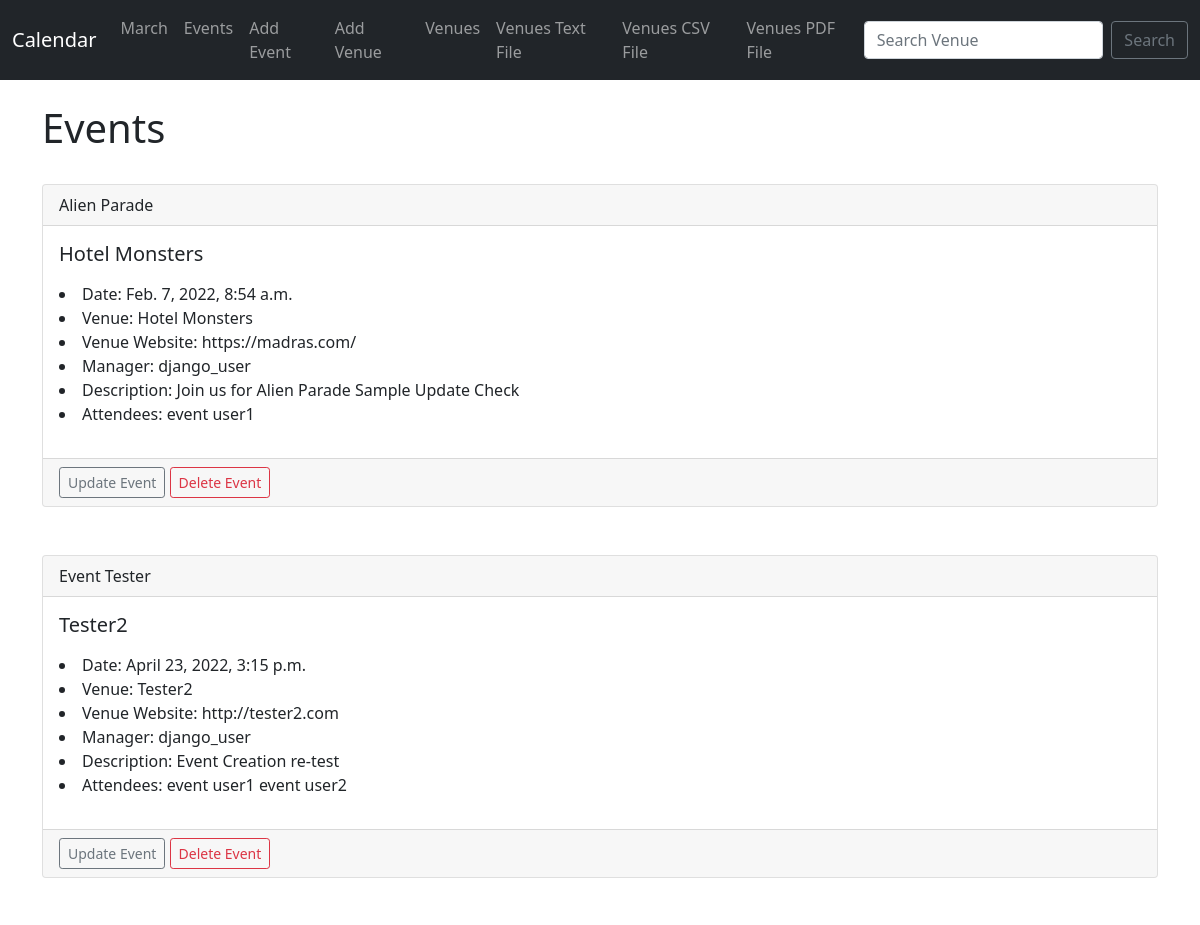
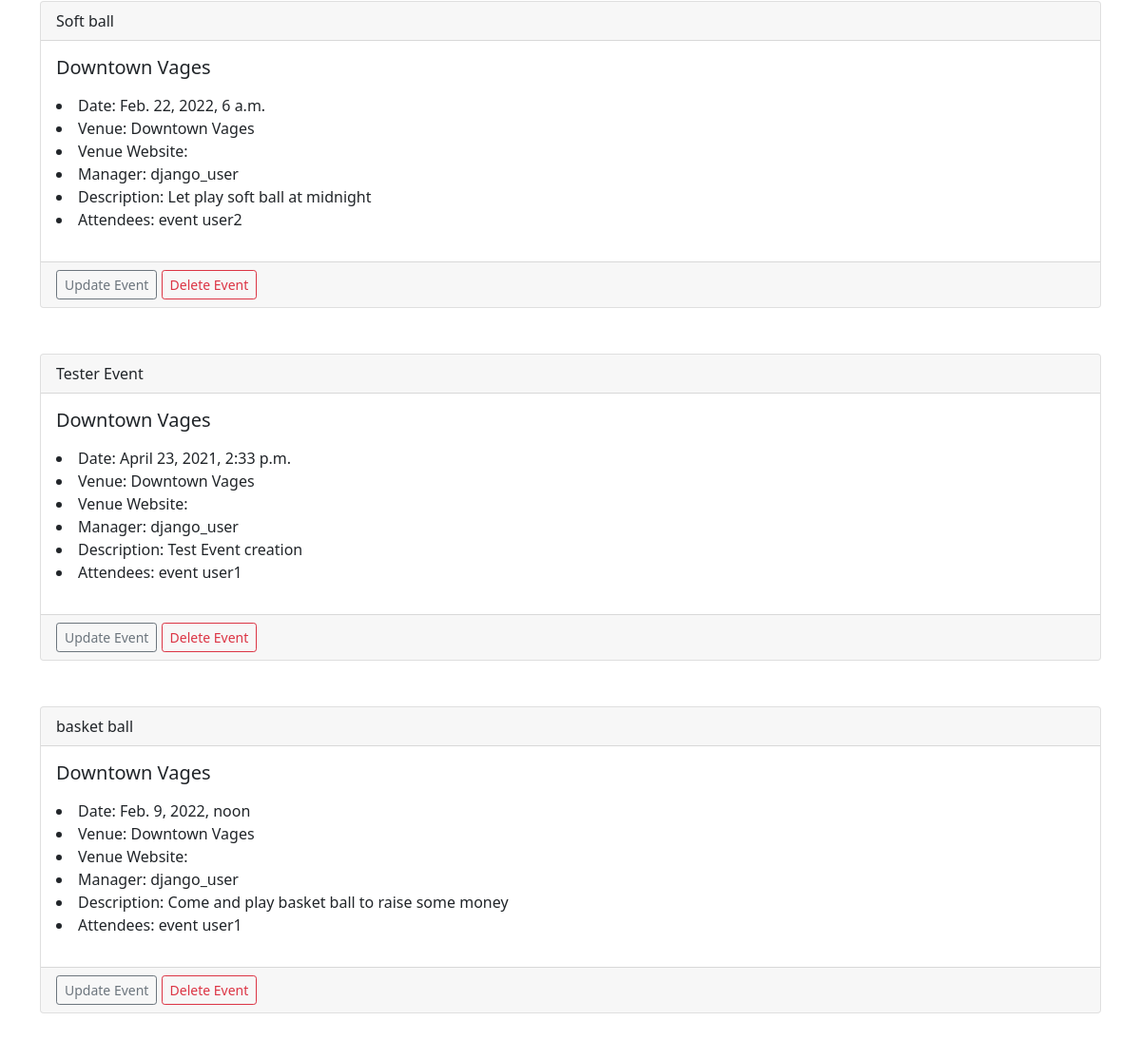
The page /events on the database as committed earlier (2 pictures, top to bottom).
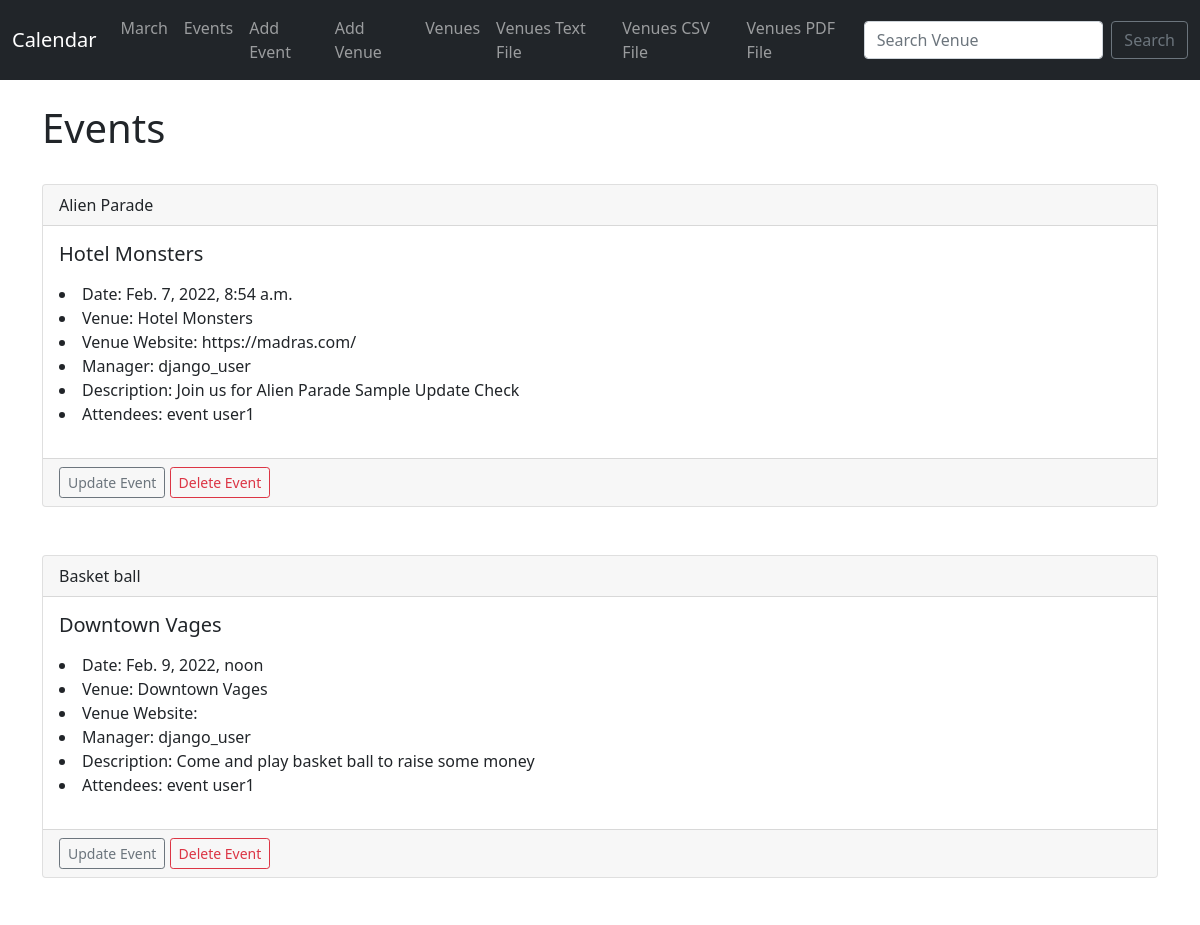
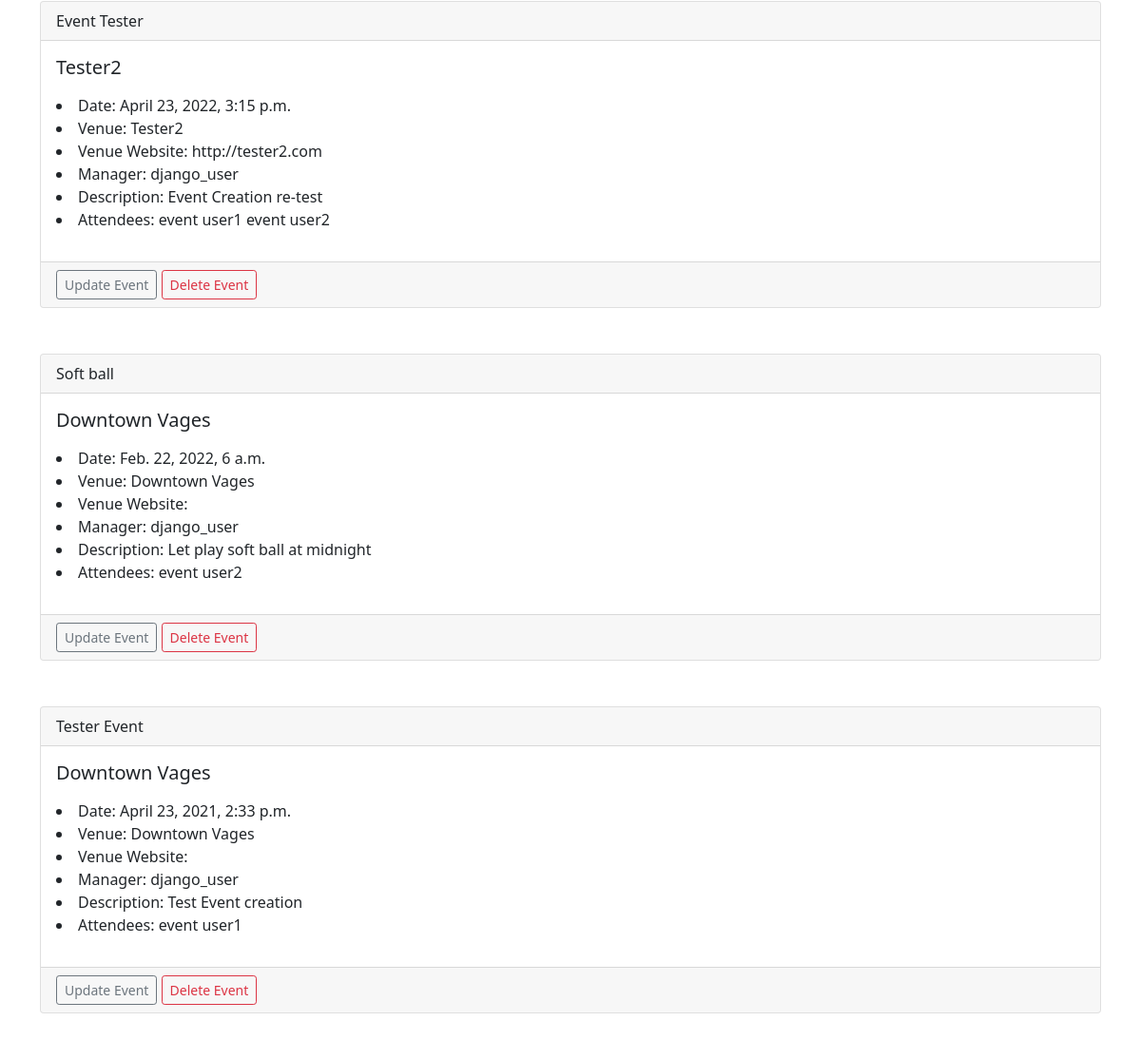
The same page on the database as committed later (2 pictures, top to bottom).
### events/models.py (models this page shows)
class Event(models.Model):
    name = models.CharField('Event Name', max_length=122)
    event_date = models.DateTimeField('Event Date', )
    venue = models.ForeignKey(Venue, blank=True, null=True, on_delete=models.CASCADE)
    manager = models.ForeignKey(users, blank=True, null=True, on_delete=models.SET_NULL)
    description = models.TextField(blank = True)
    attendees = models.ManyToManyField(User, blank= True)
    def __str__(self):
        return self.name

class Venue(models.Model):
    name = models.CharField('Venue Name', max_length=122)
    address = models.CharField(max_length=300)
    zip_code = models.CharField('Zip Code', max_length=122)
    phone = models.CharField('Contact Phone', max_length=122, blank=True)
    web = models.URLField('Website Address', blank=True)
    email_address = models.EmailField('Email Address', blank=True)
    def __str__(self):
        return self.name

class User(models.Model):
    first_name = models.CharField(max_length=30)
    last_name = models.CharField(max_length=30)
    email = models.EmailField('User Email')
    def __str__(self):
        return self.first_name + ' ' + self.last_name

### events/views.py (the view)
# urls.py: path('events', views.all_events, name="list-events"),
def all_events(request):
    event_list = Event.objects.all().order_by('name')
    return render(request,
        "events/event_list.html",
        {
            "event_list": event_list
        })

### events/templates/events/event_list.html
{% extends 'events/base.html' %}
{% block content %}
    <h1>Events</h1>
    <br>
    {% for event in event_list %}
    <div class="card">
        <div class="card-header">
            {{ event }}
        </div>
        <div class="card-body">
          <h5 class="card-title">{{ event.venue }}</h5>
          <p class="card-text">
            <li>Date: {{ event.event_date }}</li>
            <li>Venue: {{ event.venue }}</li>
            <li>Venue Website: {{ event.venue.web }}</li>
            <li>Manager: {{ event.manager }}</li>
            <li>Description: {{ event.description }}</li>
            <li>Attendees: {% for user in event.attendees.all %} {{ user }} {% endfor %} </li>
          </p>
        </div>
        <div class="card-footer text-muted">
          <a href="{% url 'update_event' event.id %}" class="btn btn-outline-secondary btn-sm">Update Event</a>
          <a href="{% url 'delete_event' event.id %}" class="btn btn-outline-danger btn-sm">Delete Event</a>
        </div>
      </div>
        <br><br>
    {% endfor %}
{% endblock%}

Rows that differ between the two databases and show on the page:
changed Event "Come and play basket ball to raise some money": name "basket ball" → "Basket ball"; moves up the list
